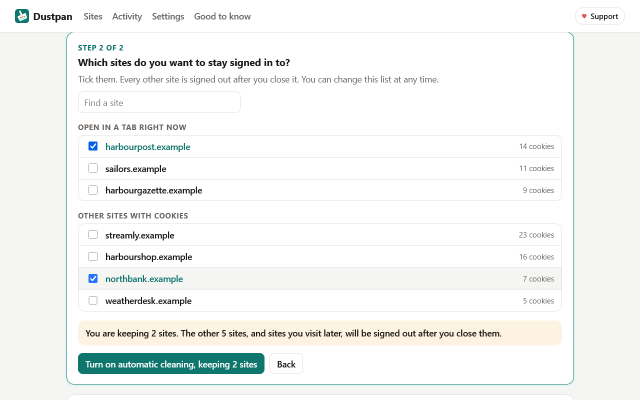
#> input picture store-assets/screenshots/2-setup.png, 1280 x 800 px (shown at 1/2 size)
$ python -i screenshots.py   (imports and definitions only)
#> lines starting #> are read from the running program, lines starting #| are printed output that depends on the picture; after the words box and inside, x2 and y2 are one past the last pixel; in counts of white or black regions, pixels touching at a corner belong together
#> further down, picture is the input picture: PIL image 1280x800 RGB; mean R, G, B 243.9, 245.4, 244.3
### tests/server.py
"""Local test server for Dustpan's E2E test and screenshots (stdlib only).

Answers on any Host name, so Firefox can reach it as mail.example.com,
shop.example.co.uk, ... through the network.dns.localDomains pref. Every
request is logged with its host, path and Cookie header, which is how the
tests see whether a site still knows the browser.

Routes:
  /                a page that signs the browser in. It sets
                     sid_ZQXNAME=ZQXVALUE7731-<host>   HttpOnly, one day
                     sess=1                            session cookie
                     wide=1; Domain=<d>                only with ?d=<domain>
                     js=1                              from a script, one day
                   and says "Signed in" when the request already carried sid
  /embed?w=<host>  sets top=1 and embeds http://<host>:<port>/frame in an iframe
  /frame           sets fhttp=1 (HttpOnly) and, from a script, fjs=1
  /go?to=<url>     302 to <url>
  /plain           a page that sets nothing
  /demo/...        the pages used for the listing screenshots (tests/demo/*.html);
                   they set a few cookies too
  anything else    404
"""
import http.server
import threading
import time
from pathlib import Path
from urllib.parse import parse_qs, urlparse

DEMO = Path(__file__).resolve().parent / "demo"
SECRET_NAME = "sid_ZQXNAME"
SECRET_VALUE = "ZQXVALUE7731"
DAY = 86400


class State:
    def __init__(self):
        self.lock = threading.Lock()
        self.log = []

    def reset(self):
        with self.lock:
            self.log = []

    # [8 lines left out: function requests, not called in this run]


STATE = State()


# [4 lines left out: function page, not called in this run]


class Handler(http.server.BaseHTTPRequestHandler):
    protocol_version = "HTTP/1.0"

    def log_message(self, *a):
        pass

    # [66 lines left out: functions send, do_GET, start, not called in this run]

### tests/screenshots.py
"""Capture the AMO listing screenshots (1280x800) of Dustpan in a real Firefox.

  python tools/release.py build
  python tests/screenshots.py          (needs selenium + pillow)

Writes store-assets/screenshots/{1-popup,2-setup,3-sites}.png. The sites are
made up (tests/demo/*.html served by tests/server.py under .example host
names, which set a few cookies each); nothing here ships in the add-on. The
cookies, the setup, the cleans and the restore entries are made the real way;
only the times in the activity list are moved back afterwards so it does not
read "just now" everywhere. Throwaway headless profile, muted.
"""
import shutil
import sys
import tempfile
import time
import zipfile
from pathlib import Path

from PIL import Image, ImageDraw, ImageFilter
from selenium.webdriver.common.by import By

sys.path.insert(0, str(Path(__file__).resolve().parent))
import server  # noqa: E402
from harness import ROOT, Fx, latest_zip, wait  # noqa: E402

PORT = 8976
OUT = ROOT / "store-assets" / "screenshots"
W, H = 1280, 800
# 1.25 device pixels per CSS pixel: a 1024x640 CSS viewport is exactly 1280x800
# (Firefox only does scales where 60 / scale is a whole number).
DPR = 1.25
MIN = 60000

GAZETTE = "www.harbourgazette.example"
SITES = {  # host: cookies it sets
    GAZETTE: 9,
    "mail.harbourpost.example": 14,
    "online.northbank.example": 7,
    "www.tidetables.example": 4,
    "forum.sailors.example": 11,
    "www.ferrytickets.example": 12,
    "www.recipebox.example": 8,
    "video.streamly.example": 23,
    "shop.harbourshop.example": 16,
    "www.weatherdesk.example": 5,
}
# Open while the setup is shown. tidetables is opened after it; ferrytickets and recipebox are first
# visited after it too (they are the cleans in the activity list), so the setup fits on one screen.
OPEN = [GAZETTE, "mail.harbourpost.example", "forum.sailors.example"]
LATER = ["www.tidetables.example", "www.ferrytickets.example", "www.recipebox.example"]


# [4 lines left out: function scroll_to, not called in this run]


def u(host):
    path = "/demo/news.html" if host == GAZETTE else "/demo/site.html"
    return f"http://{host}:{PORT}{path}?n={SITES[host]}"


# [4 lines left out: function fit, not called in this run]


def card(img, radius=12, scale=1.0):
    """Rounded corners and a soft drop shadow around a capture."""
#> called with radius = 12, scale = 1
    img = img.convert("RGBA")
    if scale != 1.0:
        img = img.resize((round(img.width * scale), round(img.height * scale)), Image.LANCZOS)
    mask = Image.new("L", img.size, 0)
#> mask: PIL image 1280x800 L; every value is 0
    ImageDraw.Draw(mask).rounded_rectangle((0, 0, img.width - 1, img.height - 1), radius, fill=255)
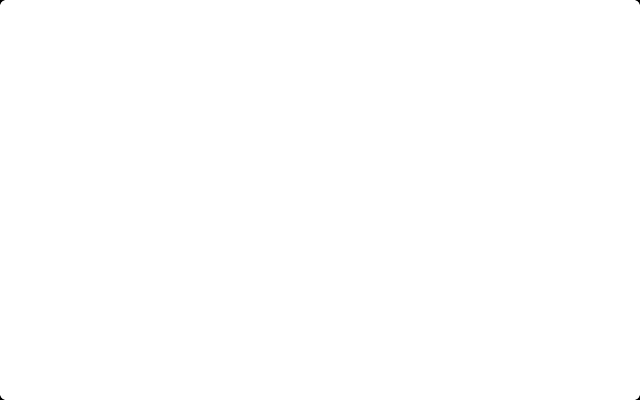
#> mask: PIL image 1280x800 L (shown at 1/2 size); 100% white; 4 black regions, box (x1, y1, x2, y2) and area: (0, 0, 9, 9) 34, (1271, 0, 1280, 9) 34, (0, 791, 9, 800) 34, (1271, 791, 1280, 800) 34
    pad = 40
    out = Image.new("RGBA", (img.width + pad * 2, img.height + pad * 2), (0, 0, 0, 0))
#> out: PIL image 1360x880 RGBA; every value is 0
    sm = Image.new("L", out.size, 0)
#> sm: PIL image 1360x880 L; every value is 0
    ImageDraw.Draw(sm).rounded_rectangle((pad, pad + 8, pad + img.width, pad + img.height + 8), radius, fill=130)
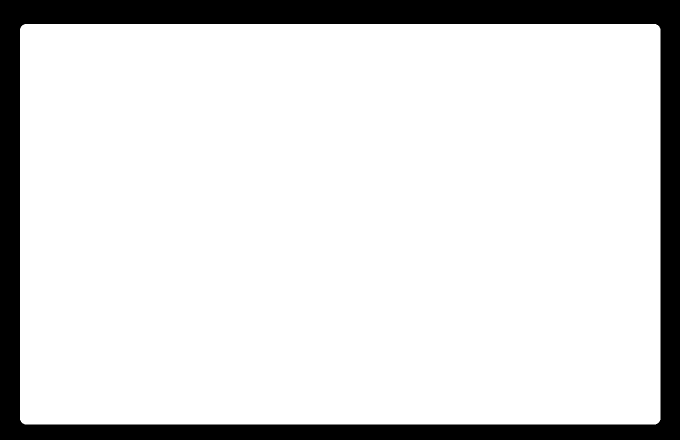
#> sm: PIL image 1360x880 L (shown at 1/2 size); values 0 (black) and 130 (white), 85.7% white; 1 black region, box (x1, y1, x2, y2) and area: (0, 0, 1360, 880) 170855
    out.putalpha(sm.filter(ImageFilter.GaussianBlur(18)))
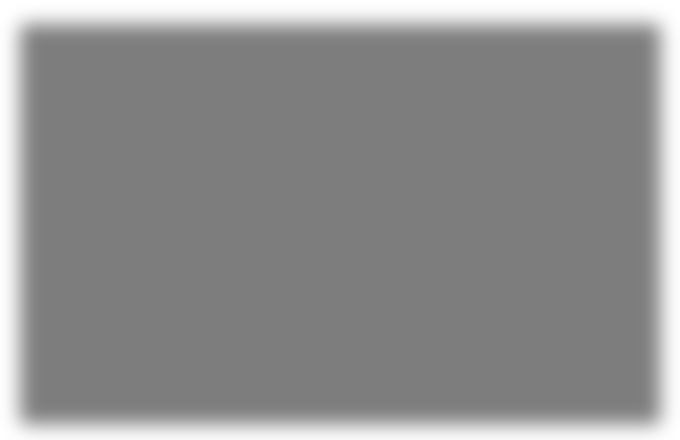
#> out: PIL image 1360x880 RGBA (shown at 1/2 size); mean R, G, B, A 0, 0, 0, 111.4; transparent parts drawn white
    out.paste(img, (pad, pad), mask)
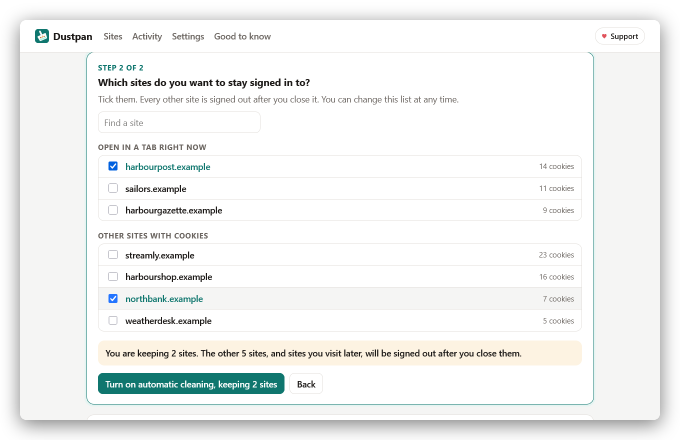
#> out: PIL image 1360x880 RGBA (shown at 1/2 size); mean R, G, B, A 208.7, 210, 209, 221.7; transparent parts drawn white
    return out, pad


# [113 lines left out: functions set_viewport, main, not called in this run]


# [2 lines not run here, left out]

>>> from PIL import Image
>>> picture = Image.open('../store-assets/screenshots/2-setup.png')
>>> result = card(picture)
